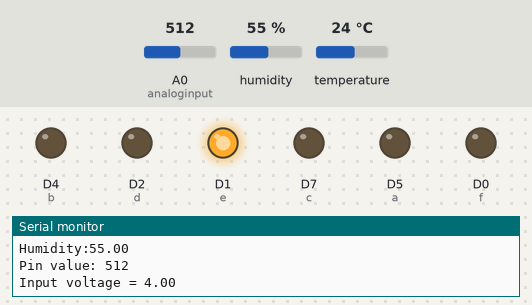
Simulated run of this sketch. Board: ESP8266 (NodeMCU). Shown: output pins drawn as LEDs (lit = HIGH), the last lines printed to the serial monitor. The inputs (shaded band) are chosen by the test bench; at power-on: A0 (analoginput) = 512, humidity 55 %, temperature 24 °C. WiFi joins after 1.5 s; servers stay silent unless stated.

Above: at 5.7 s.
5.8 s: A0 (analoginput) set to 596
9.3 s: A0 (analoginput) set to 628
At 11.3 s:
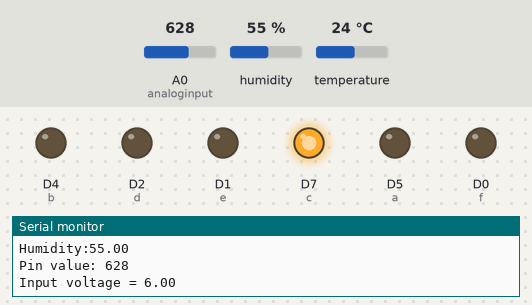
12.8 s: A0 (analoginput) set to 306
At 16.6 s:
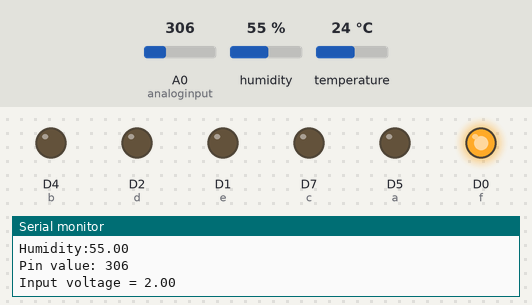
16.9 s: A0 (analoginput) set to 402
20.4 s: A0 (analoginput) set to 423
At 22.1 s:
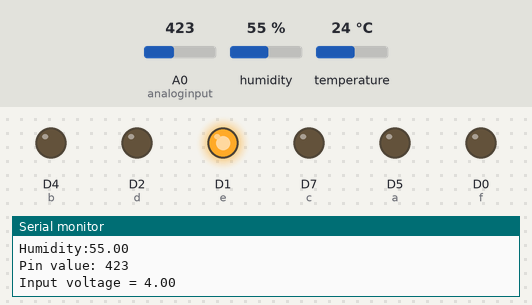
23.9 s: A0 (analoginput) set to 716
At 27.4 s:
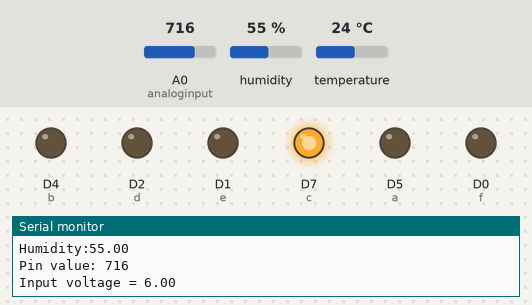
Timing chart, 0 to 28.9 s (numbered marks = the images above; inputs shaded):
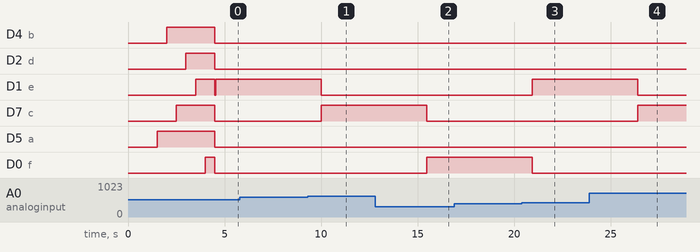

Measured:
- the behaviour switches between 614 and 615 on A0 (analoginput) (found by bisection; images 0 and 1)
- the behaviour switches between 409 and 410 on A0 (analoginput) (found by bisection; images 2 and 3)
- after the input at 9.3 s, D1 (e): HIGH → LOW after 0.70 s; D7 (c): LOW → HIGH after 0.70 s
- after the input at 12.8 s, D7 (c): HIGH → LOW after 2.7 s; D0 (f): LOW → HIGH after 2.7 s
- after the input at 20.4 s, D1 (e): LOW → HIGH after 0.54 s; D0 (f): HIGH → LOW after 0.54 s
- after the input at 23.9 s, D1 (e): HIGH → LOW after 2.5 s; D7 (c): LOW → HIGH after 2.5 s

The sketch:

Battery_power_monitoring_Thingspeak_.ino
```cpp
#include <DHT.h>  // Including library for dht11
#include <ESP8266WiFi.h>
String apiKey = "4ILBGXTCN7JETLVC";     //  Enter your Write API key from ThingSpeak

const char *ssid =  "ICE Innovation Lab";     //  wifi ssid
const char *pass =  "beinnovative#";    // wifi password
const char* server = "api.thingspeak.com";

WiFiClient client;


#define DHTPIN 0       //pin where the dht11 is connected
DHT dht(DHTPIN, DHT11);


#define analoginput A0
#define f D0
#define e D1
#define d D2
#define c D7
#define b D4
#define a D5
//int s=13;

float vout = 0.0;
float vin = 0.0;
float R1 = 100000;
float r2 = 10000;
int value = 0;


void setup() {
  Serial.begin(9600);
  dht.begin();
  Serial.print("Connecting to: ");
  Serial.println(ssid);

      WiFi.begin(ssid, pass);

      while (WiFi.status() != WL_CONNECTED)
     {
            delay(500);
            Serial.print(".");
     }
      Serial.println("");
      Serial.println("WiFi connected");


  pinMode(analoginput,INPUT);
  //  pinMode(s,OUTPUT);
  pinMode(a, OUTPUT);
  pinMode(b, OUTPUT);
  pinMode(c, OUTPUT);
  pinMode(d, OUTPUT);
  pinMode(e, OUTPUT);
  pinMode(f, OUTPUT);


  //  digitalWrite(s,LOW);
  digitalWrite(a, HIGH);
  delay(500);
  digitalWrite(b, HIGH);
  delay(500);
  digitalWrite(c, HIGH);
  delay(500);
  digitalWrite(d, HIGH);
  delay(500);
  digitalWrite(e, HIGH);
  delay(500);
  digitalWrite(f, HIGH);
  delay(500);
  digitalWrite(a, LOW);
  digitalWrite(b, LOW);
  digitalWrite(c, LOW);
  digitalWrite(d, LOW);
  digitalWrite(e, LOW);
  digitalWrite(f, LOW);


}

void loop() {
  value = analogRead(analoginput);
  float h = dht.readHumidity();
  float t = dht.readTemperature();

  Serial.print("Temperature:");
  Serial.println(t);
  Serial.print("Humidity:");
  Serial.println(h);


  Serial.print("Pin value: ");
  Serial.println(value);
  vout = (value * 5) / 1024;
  vin = vout / ( (R1 / (R1 + R1)));
  Serial.print("Input voltage = ");
  Serial.println(vin);

  if (vin > 7) {
    digitalWrite(a, HIGH);
  }
  else {
    digitalWrite(a, LOW);
  }
  if (vin <= 7 && vin > 6) {
    digitalWrite(b, HIGH);
  }
  else {
    digitalWrite(b, LOW);
  }
  if (vin <= 6 && vin > 5) {
    digitalWrite(c, HIGH);
  }
  else {
    digitalWrite(c, LOW);
  }
  if (vin <= 5 && vin > 4) {
    digitalWrite(d, HIGH);
  }
  else {
    digitalWrite(d, LOW);
  }
  if (vin <= 4 && vin > 3) {
    digitalWrite(e, HIGH);
  }
  else {
    digitalWrite(e, LOW);
  }
  if (vin <= 3) {
    digitalWrite(f, HIGH);
  }
  else {
    digitalWrite(f, LOW);
  }
  delay(2000);


    if (isnan(h) || isnan(t) || isnan(vin))
                 {
                     Serial.println("Failed to read Voltage!");
                      return;
                 }


                         if (client.connect(server,80))   // establishing the connection with thingspeak server
                      {

                             String postStr = apiKey;
                             postStr +="&field1=";
                             postStr += String(vin);
                             postStr +="&field2=";
                             postStr += String(t);
                             postStr +="&field3=";
                             postStr += String(h);
                             postStr += "\r\n\r\n";

                             client.print("POST /update HTTP/1.1\n");
                             client.print("Host: api.thingspeak.com\n");
                             client.print("Connection: close\n");
                             client.print("X-THINGSPEAKAPIKEY: "+apiKey+"\n");
                             client.print("Content-Type: application/x-www-form-urlencoded\n");
                             client.print("Content-Length: ");
                             client.print(postStr.length());
                             client.print("\n\n");
                             client.print(postStr);

                             Serial.print("Volatge and sensor signal: ");
                             Serial.print(vin);

                             Serial.println(" Send to Thingspeak.");
                        }

                                  client.stop();

          Serial.println("Waiting...");


  delay(500);  // dealy half second and regenerate the temperature and send it to the thingspeak


}
```
